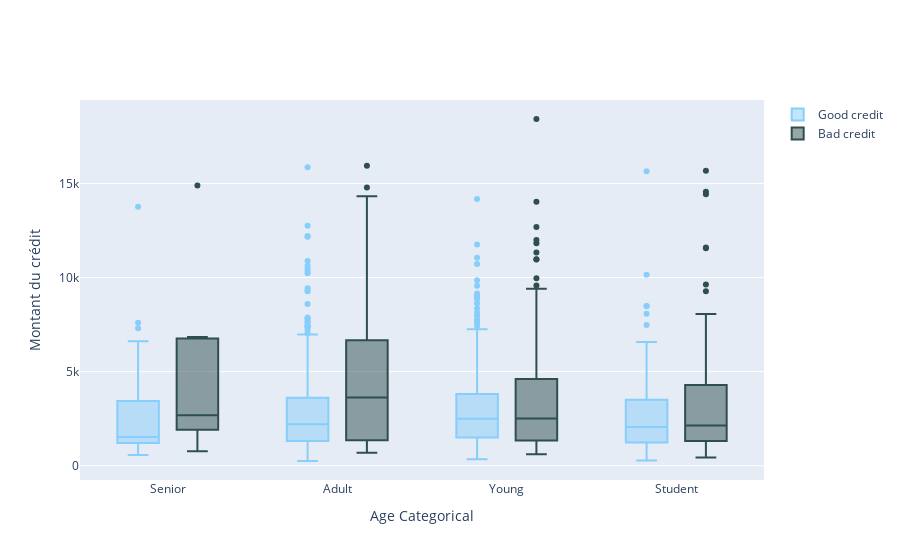

The notebook cell this image was saved under:
### Code cell
configure_plotly_browser_state()
#----------------------------------------------------------------------
#Let's look the Credit Amount column
interval = (18, 25, 35, 60, 120)

cats = ['Student', 'Young', 'Adult', 'Senior']
df["Age_cat"] = pd.cut(df['Age en années'], interval, labels=cats)

# And let's re-create "df_bad" dataframes with "df_good" we created.
df_good = df[df["Risk"] == 1]
df_bad = df[df["Risk"] == 2]

#----------------------------------------------------------------------
df['Montant du crédit']
trace0 = go.Box(
    y=df_good["Montant du crédit"],
    x=df_good["Age_cat"],
    name='Good credit',
    marker=dict(
        color='LightSkyBlue'
    )
)

trace1 = go.Box(
    y=df_bad['Montant du crédit'],
    x=df_bad['Age_cat'],
    name='Bad credit',
    marker=dict(
        color='DarkSlateGrey'
    )
)
    
data = [trace0, trace1]

layout = go.Layout(
    yaxis=dict(
        title='Montant du crédit',
        zeroline=False
    ),
    xaxis=dict(
        title='Age Categorical'
    ),
    boxmode='group'
)
fig = go.Figure(data=data, layout=layout)

py.iplot(fig, filename='box-age-cat')

### Figure 1 — Plotly figure (JSON) as saved in the notebook; plotly's stock layout.template omitted (floating-point values rounded to 4 significant figures; data arrays with more than 128 entries replaced by an {"elided": "..."} marker saying what was removed)
{"data": [{"marker": {"color": "LightSkyBlue"}, "x": {"elided": "700 str values"}, "type": "box", "name": "Good credit", "y": {"elided": "700 int values"}}, {"marker": {"color": "DarkSlateGrey"}, "x": {"elided": "300 str values"}, "type": "box", "name": "Bad credit", "y": {"elided": "300 int values"}}], "layout": {"yaxis": {"zeroline": false, "title": {"text": "Montant du crédit"}}, "boxmode": "group", "xaxis": {"title": {"text": "Age Categorical"}}}}
